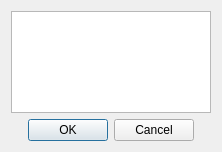
<?xml version="1.0" encoding="UTF-8"?>
<ui version="4.0">
 <class>AddWindow</class>
 <widget class="QDialog" name="AddWindow">
  <property name="geometry">
   <rect>
    <x>0</x>
    <y>0</y>
    <width>222</width>
    <height>152</height>
   </rect>
  </property>
  <property name="windowTitle">
   <string>Add Program</string>
  </property>
  <layout class="QGridLayout" name="gridLayout">
   <item row="0" column="0">
    <widget class="QTextEdit" name="newProgram"/>
   </item>
   <item row="1" column="0">
    <widget class="QDialogButtonBox" name="buttonBox">
     <property name="orientation">
      <enum>Qt::Horizontal</enum>
     </property>
     <property name="standardButtons">
      <set>QDialogButtonBox::Cancel|QDialogButtonBox::Ok</set>
     </property>
     <property name="centerButtons">
      <bool>true</bool>
     </property>
    </widget>
   </item>
  </layout>
 </widget>
 <resources/>
 <connections>
  <connection>
   <sender>buttonBox</sender>
   <signal>accepted()</signal>
   <receiver>AddWindow</receiver>
   <slot>accept()</slot>
   <hints>
    <hint type="sourcelabel">
     <x>248</x>
     <y>254</y>
    </hint>
    <hint type="destinationlabel">
     <x>157</x>
     <y>274</y>
    </hint>
   </hints>
  </connection>
  <connection>
   <sender>buttonBox</sender>
   <signal>rejected()</signal>
   <receiver>AddWindow</receiver>
   <slot>reject()</slot>
   <hints>
    <hint type="sourcelabel">
     <x>316</x>
     <y>260</y>
    </hint>
    <hint type="destinationlabel">
     <x>286</x>
     <y>274</y>
    </hint>
   </hints>
  </connection>
 </connections>
</ui>
